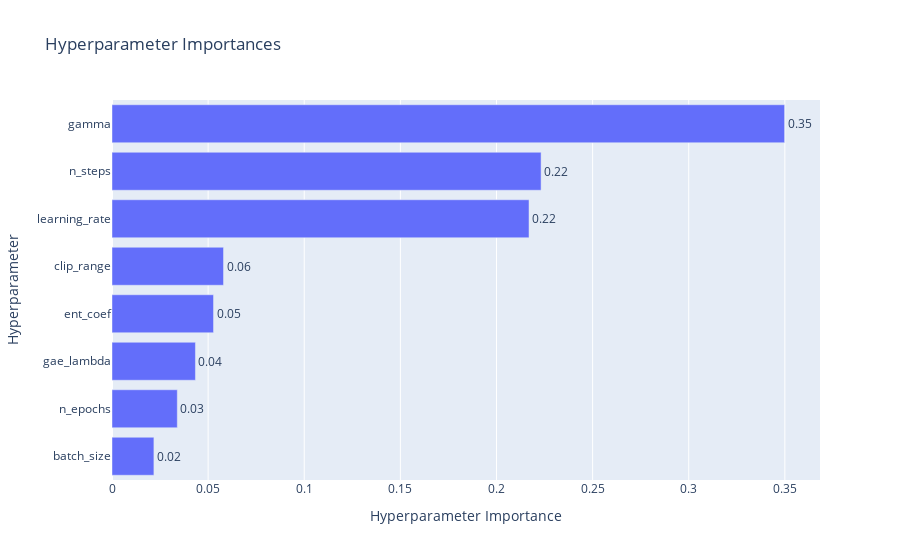

The code cell stored with this chart in its notebook:
### Code cell
optuna.visualization.plot_param_importances(study).show()

### Figure 1 — Plotly figure (JSON) as saved in the notebook; plotly's stock layout.template omitted (floating-point values rounded to 4 significant figures)
{"data": [{"cliponaxis": false, "hovertemplate": ["batch_size (IntDistribution): 0.021797119293231533<extra></extra>", "n_epochs (IntDistribution): 0.03396803285980143<extra></extra>", "gae_lambda (FloatDistribution): 0.043405935781243785<extra></extra>", "ent_coef (FloatDistribution): 0.05281367302764138<extra></extra>", "clip_range (FloatDistribution): 0.05800937872442649<extra></extra>", "learning_rate (FloatDistribution): 0.21693066256204416<extra></extra>", "n_steps (IntDistribution): 0.2232043632210483<extra></extra>", "gamma (FloatDistribution): 0.34987083453056295<extra></extra>"], "name": "Objective Value", "orientation": "h", "text": ["0.02", "0.03", "0.04", "0.05", "0.06", "0.22", "0.22", "0.35"], "textposition": "outside", "x": [0.0218, 0.03397, 0.04341, 0.05281, 0.05801, 0.2169, 0.2232, 0.3499], "y": ["batch_size", "n_epochs", "gae_lambda", "ent_coef", "clip_range", "learning_rate", "n_steps", "gamma"], "type": "bar"}], "layout": {"title": {"text": "Hyperparameter Importances"}, "xaxis": {"title": {"text": "Hyperparameter Importance"}}, "yaxis": {"title": {"text": "Hyperparameter"}}}}
